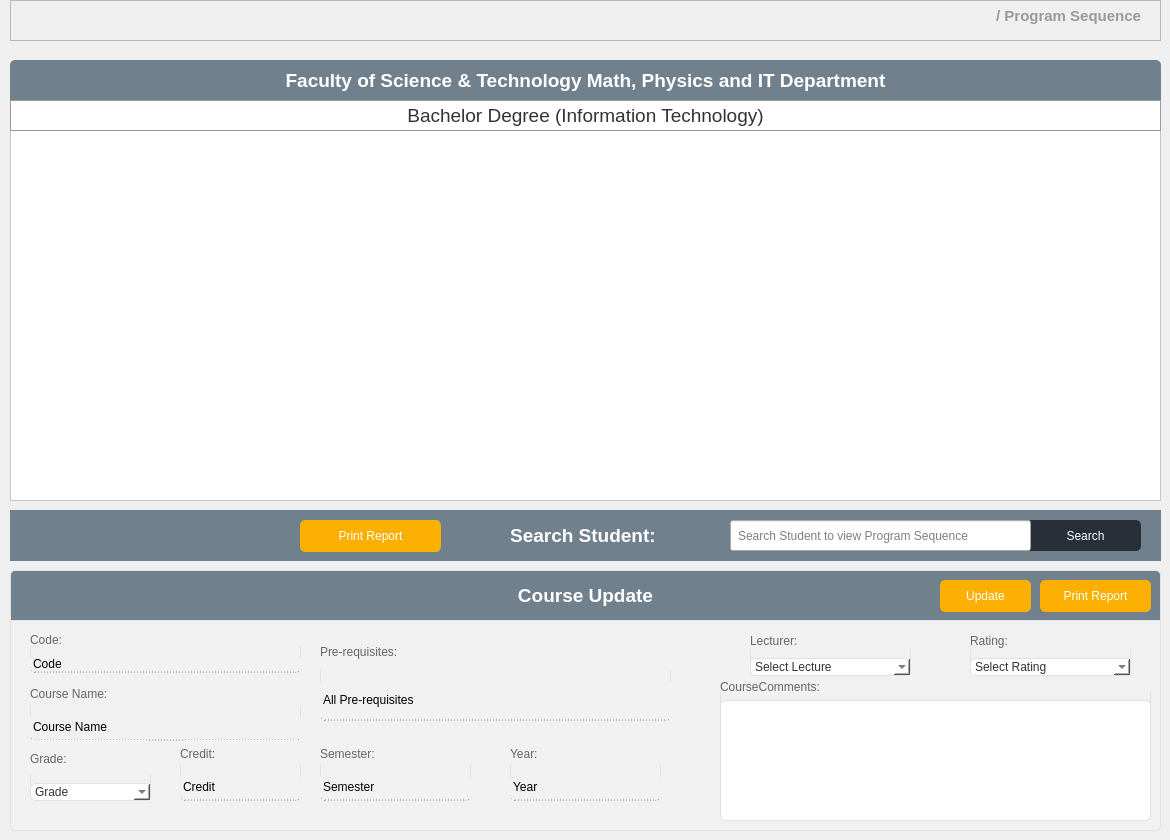
      <widget class="QWidget" name="ViewProgramSequence">
       <widget class="QTableWidget" name="programSequenceTableWidget">
        <property name="geometry">
         <rect>
          <x>10</x>
          <y>130</y>
          <width>1151</width>
          <height>371</height>
         </rect>
        </property>
        <property name="styleSheet">
         <string notr="true">background:#fff</string>
        </property>
        <property name="editTriggers">
         <set>QAbstractItemView::NoEditTriggers</set>
        </property>
       </widget>
       <widget class="QLabel" name="programSequenceFacultyName">
        <property name="geometry">
         <rect>
          <x>10</x>
          <y>60</y>
          <width>1151</width>
          <height>41</height>
         </rect>
        </property>
        <property name="font">
         <font>
          <pointsize>14</pointsize>
          <weight>75</weight>
          <bold>true</bold>
         </font>
        </property>
        <property name="styleSheet">
         <string notr="true">background:#70808c;
color:#fff;
border-top-left-radius:5px;
border-top-right-radius:5px;
border-bottom-left-radius:0px;
border-bottom-right-radius:0px;</string>
        </property>
        <property name="text">
         <string>Faculty of Science &amp; Technology Math, Physics and IT Department</string>
        </property>
        <property name="alignment">
         <set>Qt::AlignCenter</set>
        </property>
       </widget>
       <widget class="QLabel" name="programSequenceProgramName">
        <property name="geometry">
         <rect>
          <x>10</x>
          <y>100</y>
          <width>1151</width>
          <height>31</height>
         </rect>
        </property>
        <property name="font">
         <font>
          <pointsize>14</pointsize>
          <weight>50</weight>
          <bold>false</bold>
         </font>
        </property>
        <property name="styleSheet">
         <string notr="true">color:#333;border:1px solid #999;background:#fff;</string>
        </property>
        <property name="text">
         <string>Bachelor Degree (Information Technology)</string>
        </property>
        <property name="alignment">
         <set>Qt::AlignCenter</set>
        </property>
       </widget>
       <widget class="QFrame" name="addCourseFrame">
        <property name="geometry">
         <rect>
          <x>10</x>
          <y>570</y>
          <width>1151</width>
          <height>261</height>
         </rect>
        </property>
        <property name="styleSheet">
         <string notr="true"> border:1px solid #e1e1e1;
background:#f1f1f1; color:#333; border-radius:5px;</string>
        </property>
        <property name="frameShape">
         <enum>QFrame::StyledPanel</enum>
        </property>
        <property name="frameShadow">
         <enum>QFrame::Raised</enum>
        </property>
        <widget class="QLabel" name="AddProgramSequenceFormTitle">
         <property name="geometry">
          <rect>
           <x>0</x>
           <y>0</y>
           <width>1151</width>
           <height>51</height>
          </rect>
         </property>
         <property name="font">
          <font>
           <pointsize>14</pointsize>
           <weight>75</weight>
           <bold>true</bold>
          </font>
         </property>
         <property name="styleSheet">
          <string notr="true">background:#70808c;
color:#fff;
border-bottom-left-radius:0px;
border-bottom-right-radius:0px;</string>
         </property>
         <property name="text">
          <string>Course Update</string>
         </property>
         <property name="alignment">
          <set>Qt::AlignCenter</set>
         </property>
        </widget>
        <widget class="QWidget" name="layoutWidget">
         <property name="geometry">
          <rect>
           <x>20</x>
           <y>110</y>
           <width>271</width>
           <height>61</height>
          </rect>
         </property>
         <layout class="QVBoxLayout" name="verticalLayout">
          <item>
           <widget class="QLabel" name="courseNameCourseGradeTagLable">
            <property name="styleSheet">
             <string notr="true">color:#666;
border:0px;</string>
            </property>
            <property name="text">
             <string>Course Name:</string>
            </property>
           </widget>
          </item>
          <item>
           <widget class="QLabel" name="courseName_courseGradeLable">
            <property name="styleSheet">
             <string notr="true">color:#000;
border:0px;
border-bottom:1px dotted #999;</string>
            </property>
            <property name="text">
             <string>Course Name</string>
            </property>
           </widget>
          </item>
         </layout>
        </widget>
        <widget class="QWidget" name="layoutWidget">
         <property name="geometry">
          <rect>
           <x>20</x>
           <y>170</y>
           <width>121</width>
           <height>61</height>
          </rect>
         </property>
         <layout class="QVBoxLayout" name="verticalLayout_2">
          <item>
           <widget class="QLabel" name="gradeCourseGradeTagLable">
            <property name="styleSheet">
             <string notr="true">color:#666;
border:0px;</string>
            </property>
            <property name="text">
             <string>Grade:</string>
            </property>
           </widget>
          </item>
          <item>
           <widget class="QComboBox" name="addCourseGradecomboBox">
            <property name="styleSheet">
             <string notr="true">background:#fff;</string>
            </property>
            <item>
             <property name="text">
              <string>Grade</string>
             </property>
            </item>
            <item>
             <property name="text">
              <string>A</string>
             </property>
            </item>
            <item>
             <property name="text">
              <string>B</string>
             </property>
            </item>
            <item>
             <property name="text">
              <string>C</string>
             </property>
            </item>
            <item>
             <property name="text">
              <string>D</string>
             </property>
            </item>
            <item>
             <property name="text">
              <string>F</string>
             </property>
            </item>
            <item>
             <property name="text">
              <string>WP</string>
             </property>
            </item>
            <item>
             <property name="text">
              <string>WF</string>
             </property>
            </item>
            <item>
             <property name="text">
              <string>W</string>
             </property>
            </item>
            <item>
             <property name="text">
              <string>TR</string>
             </property>
            </item>
           </widget>
          </item>
         </layout>
        </widget>
        <widget class="QWidget" name="layoutWidget">
         <property name="geometry">
          <rect>
           <x>170</x>
           <y>170</y>
           <width>121</width>
           <height>61</height>
          </rect>
         </property>
         <layout class="QVBoxLayout" name="verticalLayout_3">
          <item>
           <widget class="QLabel" name="gradeCourseGradeTagLable_2">
            <property name="styleSheet">
             <string notr="true">color:#666;
border:0px;</string>
            </property>
            <property name="text">
             <string>Credit:</string>
            </property>
           </widget>
          </item>
          <item>
           <widget class="QLabel" name="credit_CourseGradeLable">
            <property name="styleSheet">
             <string notr="true">color:#000;
border:0px;
border-bottom:1px dotted #999;</string>
            </property>
            <property name="text">
             <string>Credit</string>
            </property>
           </widget>
          </item>
         </layout>
        </widget>
        <widget class="QWidget" name="layoutWidget">
         <property name="geometry">
          <rect>
           <x>310</x>
           <y>60</y>
           <width>351</width>
           <height>91</height>
          </rect>
         </property>
         <layout class="QVBoxLayout" name="verticalLayout_5">
          <item>
           <widget class="QLabel" name="prerequisitesCourseGradeTagLable">
            <property name="styleSheet">
             <string notr="true">color:#666;
border:0px;</string>
            </property>
            <property name="text">
             <string>Pre-requisites:</string>
            </property>
           </widget>
          </item>
          <item>
           <widget class="QLabel" name="allPrerequisites_CourseGradeLable">
            <property name="styleSheet">
             <string notr="true">color:#000;
border:0px;
border-bottom:1px dotted #999;</string>
            </property>
            <property name="text">
             <string>All Pre-requisites</string>
            </property>
           </widget>
          </item>
         </layout>
        </widget>
        <widget class="QWidget" name="layoutWidget">
         <property name="geometry">
          <rect>
           <x>310</x>
           <y>170</y>
           <width>151</width>
           <height>61</height>
          </rect>
         </property>
         <layout class="QVBoxLayout" name="verticalLayout_6">
          <item>
           <widget class="QLabel" name="gradeCourseGradeTagLable_3">
            <property name="styleSheet">
             <string notr="true">color:#666;
border:0px;</string>
            </property>
            <property name="text">
             <string>Semester:</string>
            </property>
           </widget>
          </item>
          <item>
           <widget class="QLabel" name="semester_CourseGradeLable">
            <property name="styleSheet">
             <string notr="true">color:#000;
border:0px;
border-bottom:1px dotted #999;</string>
            </property>
            <property name="text">
             <string>Semester</string>
            </property>
           </widget>
          </item>
         </layout>
        </widget>
        <widget class="QWidget" name="layoutWidget">
         <property name="geometry">
          <rect>
           <x>500</x>
           <y>170</y>
           <width>151</width>
           <height>61</height>
          </rect>
         </property>
         <layout class="QVBoxLayout" name="verticalLayout_7">
          <item>
           <widget class="QLabel" name="yearCourseGradeTagLable">
            <property name="styleSheet">
             <string notr="true">color:#666;
border:0px;</string>
            </property>
            <property name="text">
             <string>Year:</string>
            </property>
           </widget>
          </item>
          <item>
           <widget class="QLabel" name="courseYear_CourseGradeLable">
            <property name="styleSheet">
             <string notr="true">color:#000;
border:0px;
border-bottom:1px dotted #999;</string>
            </property>
            <property name="text">
             <string>Year</string>
            </property>
           </widget>
          </item>
         </layout>
        </widget>
        <widget class="QWidget" name="layoutWidget">
         <property name="geometry">
          <rect>
           <x>960</x>
           <y>60</y>
           <width>161</width>
           <height>46</height>
          </rect>
         </property>
         <layout class="QVBoxLayout" name="verticalLayout_8">
          <item>
           <widget class="QLabel" name="ratingCourseGradeTagLable">
            <property name="styleSheet">
             <string notr="true">color:#666;
border:0px;</string>
            </property>
            <property name="text">
             <string>Rating:</string>
            </property>
           </widget>
          </item>
          <item>
           <widget class="QComboBox" name="addCourseRatingcomboBox">
            <property name="styleSheet">
             <string notr="true">background:#fff;</string>
            </property>
            <item>
             <property name="text">
              <string>Select Rating</string>
             </property>
            </item>
            <item>
             <property name="text">
              <string>Ugly</string>
             </property>
            </item>
            <item>
             <property name="text">
              <string>Bad</string>
             </property>
            </item>
            <item>
             <property name="text">
              <string>Fair</string>
             </property>
            </item>
            <item>
             <property name="text">
              <string>Good</string>
             </property>
            </item>
            <item>
             <property name="text">
              <string>Excellent</string>
             </property>
            </item>
           </widget>
          </item>
         </layout>
        </widget>
        <widget class="QWidget" name="layoutWidget">
         <property name="geometry">
          <rect>
           <x>710</x>
           <y>110</y>
           <width>431</width>
           <height>141</height>
          </rect>
         </property>
         <layout class="QVBoxLayout" name="verticalLayout_9">
          <item>
           <widget class="QLabel" name="label_2">
            <property name="styleSheet">
             <string notr="true">color:#666;
border:0px;</string>
            </property>
            <property name="text">
             <string>CourseComments:</string>
            </property>
           </widget>
          </item>
          <item>
           <widget class="QPlainTextEdit" name="addCourseComment_plainTextEdit">
            <property name="styleSheet">
             <string notr="true">Background:#fff; color:#333;</string>
            </property>
            <property name="plainText">
             <string/>
            </property>
           </widget>
          </item>
         </layout>
        </widget>
        <widget class="QWidget" name="layoutWidget">
         <property name="geometry">
          <rect>
           <x>20</x>
           <y>60</y>
           <width>271</width>
           <height>43</height>
          </rect>
         </property>
         <layout class="QVBoxLayout" name="verticalLayout_10">
          <item>
           <widget class="QLabel" name="codeCourseGradeTagLable">
            <property name="styleSheet">
             <string notr="true">color:#666;
border:0px;</string>
            </property>
            <property name="text">
             <string>Code:</string>
            </property>
           </widget>
          </item>
          <item>
           <widget class="QLabel" name="courseCode_CourseGradeLable">
            <property name="styleSheet">
             <string notr="true">color:#000;
border:0px;
border-bottom:1px dotted #999;</string>
            </property>
            <property name="text">
             <string>Code</string>
            </property>
           </widget>
          </item>
         </layout>
        </widget>
        <widget class="QWidget" name="layoutWidget">
         <property name="geometry">
          <rect>
           <x>740</x>
           <y>60</y>
           <width>161</width>
           <height>46</height>
          </rect>
         </property>
         <layout class="QVBoxLayout" name="verticalLayout_11">
          <item>
           <widget class="QLabel" name="lecturerCourseGradeTagLable">
            <property name="styleSheet">
             <string notr="true">color:#666;
border:0px;</string>
            </property>
            <property name="text">
             <string>Lecturer:</string>
            </property>
           </widget>
          </item>
          <item>
           <widget class="QComboBox" name="addLectureComboBox">
            <property name="styleSheet">
             <string notr="true">background:#fff;</string>
            </property>
            <item>
             <property name="text">
              <string>Select Lecture</string>
             </property>
            </item>
           </widget>
          </item>
         </layout>
        </widget>
        <widget class="QPushButton" name="updateCourse_pushButton">
         <property name="geometry">
          <rect>
           <x>930</x>
           <y>10</y>
           <width>91</width>
           <height>32</height>
          </rect>
         </property>
         <property name="styleSheet">
          <string notr="true">background:#fbaf01;
color: #ffffff;
border:0;
height:30px;
border-radius:5px;</string>
         </property>
         <property name="text">
          <string>Update</string>
         </property>
         <property name="icon">
          <iconset resource="images.qrc">
           <normaloff>:/icons White/Icons/White/Edit.png</normaloff>:/icons White/Icons/White/Edit.png</iconset>
         </property>
        </widget>
        <widget class="QPushButton" name="printReport_pushButton">
         <property name="geometry">
          <rect>
           <x>1030</x>
           <y>10</y>
           <width>111</width>
           <height>32</height>
          </rect>
         </property>
         <property name="styleSheet">
          <string notr="true">background:#fbaf01;
color: #ffffff;
border:0;
height:30px;
border-radius:5px;</string>
         </property>
         <property name="text">
          <string>Print Report</string>
         </property>
         <property name="icon">
          <iconset resource="images.qrc">
           <normaloff>:/icons White/Icons/White/Download.png</normaloff>:/icons White/Icons/White/Download.png</iconset>
         </property>
        </widget>
       </widget>
       <widget class="QFrame" name="pageTitleCourseListPage_2">
        <property name="geometry">
         <rect>
          <x>10</x>
          <y>0</y>
          <width>1151</width>
          <height>41</height>
         </rect>
        </property>
        <property name="font">
         <font>
          <pointsize>11</pointsize>
         </font>
        </property>
        <property name="styleSheet">
         <string notr="true">border-bottom:1px solid #999999;</string>
        </property>
        <property name="frameShape">
         <enum>QFrame::StyledPanel</enum>
        </property>
        <property name="frameShadow">
         <enum>QFrame::Raised</enum>
        </property>
        <widget class="QLabel" name="pageNameLabel_3">
         <property name="geometry">
          <rect>
           <x>700</x>
           <y>0</y>
           <width>431</width>
           <height>31</height>
          </rect>
         </property>
         <property name="font">
          <font>
           <pointsize>11</pointsize>
           <weight>75</weight>
           <bold>true</bold>
          </font>
         </property>
         <property name="layoutDirection">
          <enum>Qt::LeftToRight</enum>
         </property>
         <property name="styleSheet">
          <string notr="true">color:#999; border: 0px;</string>
         </property>
         <property name="text">
          <string>/ Program Sequence</string>
         </property>
         <property name="alignment">
          <set>Qt::AlignRight|Qt::AlignTrailing|Qt::AlignVCenter</set>
         </property>
        </widget>
       </widget>
       <widget class="QLabel" name="AddProgramSequenceFormTitle_2">
        <property name="geometry">
         <rect>
          <x>10</x>
          <y>510</y>
          <width>1151</width>
          <height>51</height>
         </rect>
        </property>
        <property name="font">
         <font>
          <pointsize>14</pointsize>
          <weight>75</weight>
          <bold>true</bold>
         </font>
        </property>
        <property name="styleSheet">
         <string notr="true">background:#70808c;
color:#fff;
border-bottom-left-radius:0px;
border-bottom-right-radius:0px;</string>
        </property>
        <property name="text">
         <string>Search Student: </string>
        </property>
        <property name="alignment">
         <set>Qt::AlignCenter</set>
        </property>
       </widget>
       <widget class="QPushButton" name="studentSearchButton">
        <property name="geometry">
         <rect>
          <x>1030</x>
          <y>520</y>
          <width>111</width>
          <height>31</height>
         </rect>
        </property>
        <property name="styleSheet">
         <string notr="true">background:#292f38;
color: #ffffff;
border:0;
height:30px;
border-top-left-radius:0px;
border-top-right-radius:5px;
border-bottom-left-radius:0px;
border-bottom-right-radius:5px;</string>
        </property>
        <property name="text">
         <string>Search</string>
        </property>
        <property name="icon">
         <iconset resource="images.qrc">
          <normaloff>:/icons White/Icons/White/Search.png</normaloff>:/icons White/Icons/White/Search.png</iconset>
        </property>
        <property name="autoDefault">
         <bool>false</bool>
        </property>
        <property name="default">
         <bool>false</bool>
        </property>
       </widget>
       <widget class="QLineEdit" name="studentSearchLineEdit">
        <property name="geometry">
         <rect>
          <x>730</x>
          <y>520</y>
          <width>301</width>
          <height>31</height>
         </rect>
        </property>
        <property name="styleSheet">
         <string notr="true">color:#000;
padding: 5px;</string>
        </property>
        <property name="text">
         <string/>
        </property>
        <property name="placeholderText">
         <string>Search Student to view Program Sequence</string>
        </property>
       </widget>
       <widget class="QPushButton" name="lecturePrintReport_pushButton">
        <property name="geometry">
         <rect>
          <x>300</x>
          <y>520</y>
          <width>141</width>
          <height>32</height>
         </rect>
        </property>
        <property name="styleSheet">
         <string notr="true">background:#fbaf01;
color: #ffffff;
border:0;
height:30px;
border-radius:5px;</string>
        </property>
        <property name="text">
         <string>Print Report</string>
        </property>
        <property name="icon">
         <iconset resource="images.qrc">
          <normaloff>:/icons White/Icons/White/Download.png</normaloff>:/icons White/Icons/White/Download.png</iconset>
        </property>
       </widget>
      </widget>
